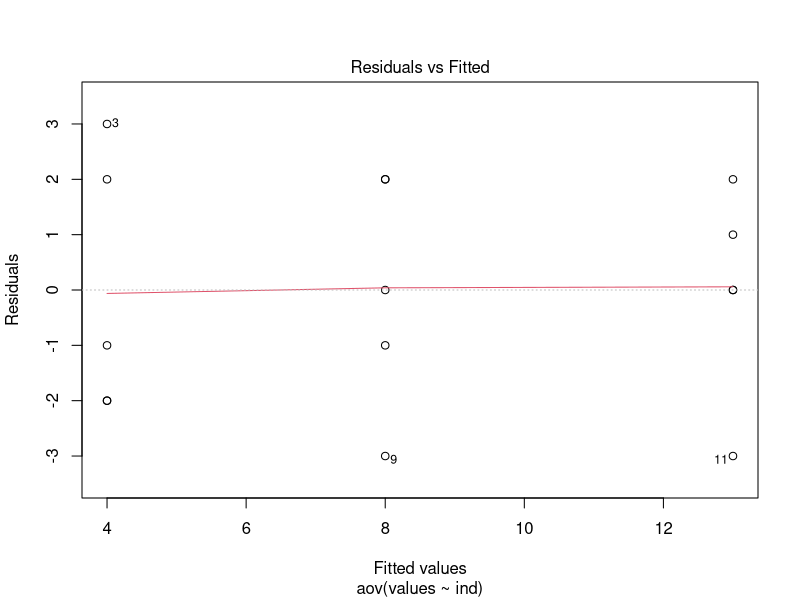
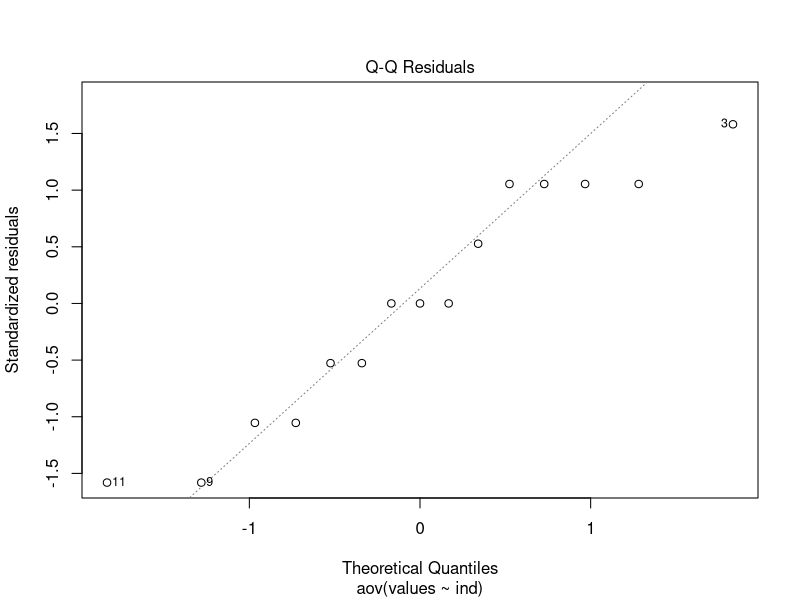
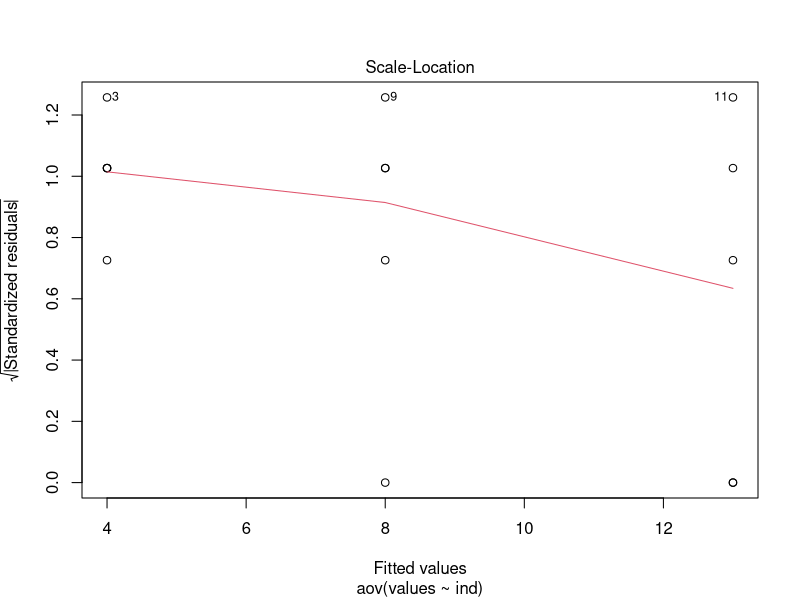
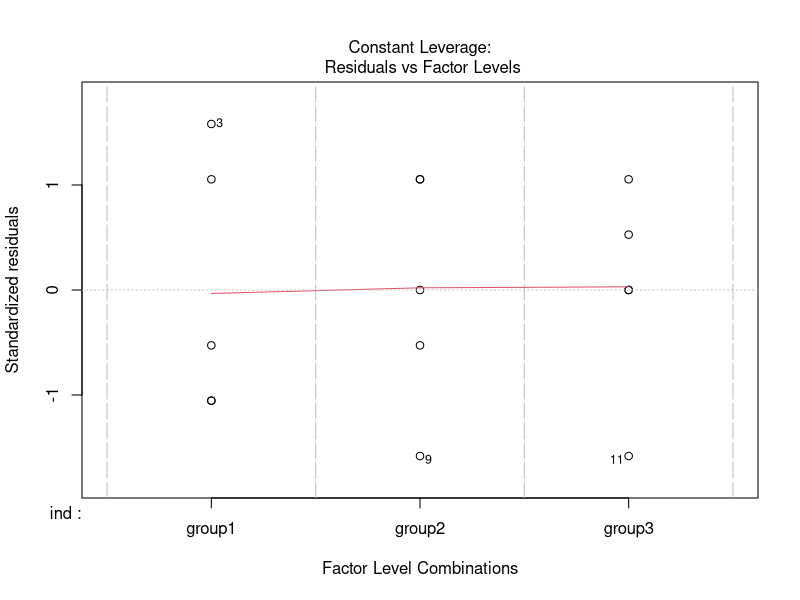

Here is the R script that generated these plots, in order:
#Anova Test
group1<-c(2,3,7,2,6)
group2<-c(10,8,7,5,10)
group3<-c(10,13,14,13,15)
#Making data as datafrane
combined_groups <-data.frame(cbind(group1,group2,group3))
combined_groups
#stacking into one column
stack_group = stack(combined_groups)
stack_group
#applying aov anova function
anova  = aov(values~ind,data = stack_group)
plot(anova)